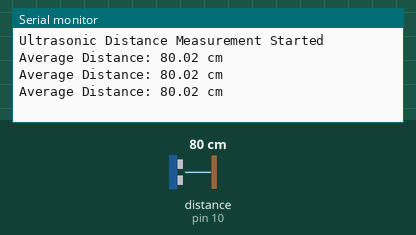
Recording of a sketch running on a simulated Arduino Uno, built with avr-gcc and run on an emulated ATmega328P. Parts: the last lines printed to the serial monitor. Wiring (inferred from the names in the program): ultrasonic range finder: trigger pin 9; echo pin 10. The inputs (shaded band) are chosen by the test bench; at power-on: distance to the obstacle (sensor on pin 10) 80 cm. The echo pulse lasts 58.3 µs per cm.

Above: at 1.2 s.
1.3 s: distance to the obstacle (sensor on pin 10) set to 4 cm
At 1.97 s:
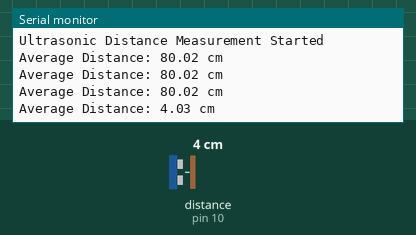
2.8 s: distance to the obstacle (sensor on pin 10) set to 2 cm
At 3.42 s:
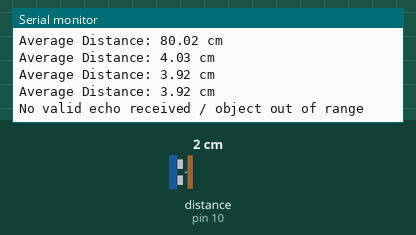
Timing chart, 0 to 5.8 s (numbered marks = the images above; inputs shaded):
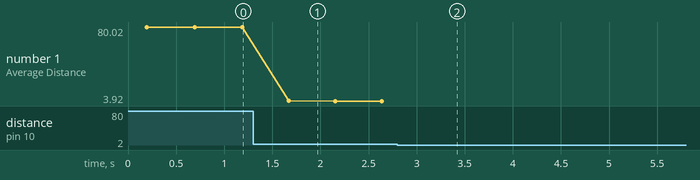

The sketch:

ultrasonic_v2.ino
```cpp
// Ultrasonic Distance Measurement System - QA Improved Version
// Board: Arduino Uno
// Sensor: HC-SR04
// TRIG -> D9, ECHO -> D10

const byte TRIG_PIN = 9;
const byte ECHO_PIN = 10;

const unsigned long ECHO_TIMEOUT_US = 30000UL;
const unsigned long SERIAL_BAUD_RATE = 9600UL;
const float SOUND_SPEED_CM_PER_US = 0.0343f;

const float MIN_DISTANCE_CM = 2.0f;
const float MAX_DISTANCE_CM = 400.0f;
const byte SAMPLE_COUNT = 3;

float readDistanceCm() {
  // Generate the 10 microsecond trigger pulse.
  digitalWrite(TRIG_PIN, LOW);
  delayMicroseconds(2);
  digitalWrite(TRIG_PIN, HIGH);
  delayMicroseconds(10);
  digitalWrite(TRIG_PIN, LOW);

  // Limit how long the program waits for an echo pulse.
  unsigned long duration =
      pulseIn(ECHO_PIN, HIGH, ECHO_TIMEOUT_US);

  // pulseIn() returns zero when no pulse is received before timeout.
  if (duration == 0) {
    return -1.0f;
  }

  // Echo duration includes the outgoing and return journey.
  float distance =
      (duration * SOUND_SPEED_CM_PER_US) / 2.0f;

  // Reject readings outside the nominal HC-SR04 operating range.
  if (distance < MIN_DISTANCE_CM || distance > MAX_DISTANCE_CM) {
    return -1.0f;
  }

  return distance;
}

void setup() {
  pinMode(TRIG_PIN, OUTPUT);
  pinMode(ECHO_PIN, INPUT);
  digitalWrite(TRIG_PIN, LOW);

  Serial.begin(SERIAL_BAUD_RATE);
  Serial.println("Ultrasonic Distance Measurement Started");
}

void loop() {
  float totalDistance = 0.0f;
  byte validSamples = 0;

  // Collect a small set of readings and average only valid samples.
  for (byte i = 0; i < SAMPLE_COUNT; i++) {
    float distance = readDistanceCm();

    if (distance >= 0.0f) {
      totalDistance += distance;
      validSamples++;
    }

    delay(60);
  }

  if (validSamples > 0) {
    float averageDistance = totalDistance / validSamples;

    Serial.print("Average Distance: ");
    Serial.print(averageDistance, 2);
    Serial.println(" cm");
  } else {
    Serial.println("No valid echo received / object out of range");
  }

  delay(300);
}
```

Measured:
- the behaviour switches between 3 and 2 cm on distance to the obstacle (sensor on pin 10) (found by bisection; images 1 and 2)
- after the input at 1.3 s, the serial monitor: prints a new line after 0.37 s (image 1)
- after the input at 2.8 s, the serial monitor: prints a new line after 0.32 s (image 2)
- plotted number 1: 80.02 → 3.92 after the input at 1.3 s
